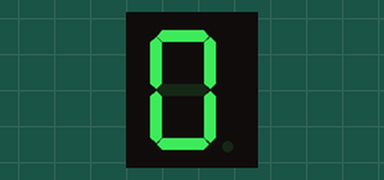
Simulated run of this sketch. Board: Arduino Uno, built with avr-gcc and run on an emulated ATmega328P. Parts: 1-digit seven-segment display. Wiring (inferred from the names in the program): 1-digit 7-segment display, segments lit when HIGH: segments pin 7, pin 8, pin 9, pin 10, pin 11, pin 12, pin 13. The segment pins are drawn as the display they are named for.

Above: at 0.1 s.
At 0.6 s:
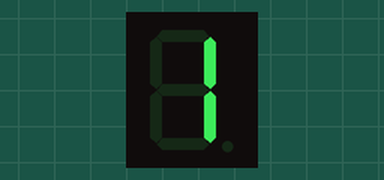
At 2.6 s:
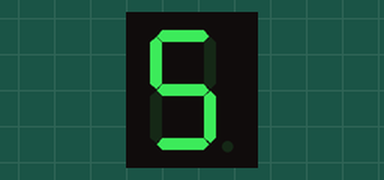
At 4.6 s:
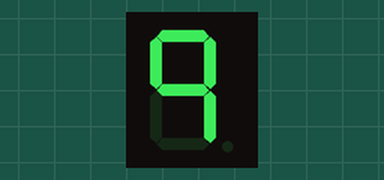
At 6.1 s:
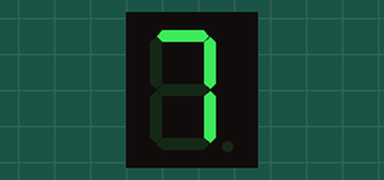
At 8.1 s:
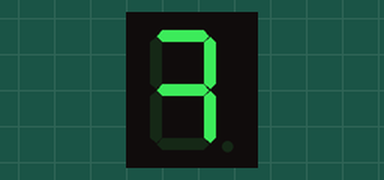

The sketch:

display_aa.ino
```cpp
int a = 7, b = 8, c = 9, d = 10, e = 11, f = 12, g = 13;
void setup() {
  pinMode (a, OUTPUT),
          pinMode (b, OUTPUT),
          pinMode (c, OUTPUT),
          pinMode (d, OUTPUT),
          pinMode (e, OUTPUT),
          pinMode (f, OUTPUT),
          pinMode (g, OUTPUT);
}

void loop() {
  for (int numero = 0; numero <= 9; numero++) {
    display(numero);
    delay(500);

  }
  for (int numero = 9; numero >= 0; numero--) {
    display(numero);
    delay(500);
  }
}
void display(int numero) {

  switch (numero) {
    case 0:
      digitalWrite(a, 1);
      digitalWrite(b, 1);
      digitalWrite(c, 1);
      digitalWrite(d, 1);
      digitalWrite(e, 1);
      digitalWrite(f, 1);
      digitalWrite(g, 0);
      break;
    case 1:
      digitalWrite(a, 0);
      digitalWrite(b, 1);
      digitalWrite(c, 1);
      digitalWrite(d, 0);
      digitalWrite(e, 0);
      digitalWrite(f, 0);
      digitalWrite(g, 0);
      break;
    case 2:
      digitalWrite(a, 0);
      digitalWrite(b, 1);
      digitalWrite(c, 1);
      digitalWrite(d, 0);
      digitalWrite(e, 0);
      digitalWrite(f, 0);
      digitalWrite(g, 0);
      break;
    case 3:
      digitalWrite(a, 1);
      digitalWrite(b, 1);
      digitalWrite(c, 1);
      digitalWrite(d, 0);
      digitalWrite(e, 0);
      digitalWrite(f, 0);
      digitalWrite(g, 1);
      break;
    case 4:
      digitalWrite(a, 0);
      digitalWrite(b, 1);
      digitalWrite(c, 1);
      digitalWrite(d, 0);
      digitalWrite(e, 0);
      digitalWrite(f, 1);
      digitalWrite(g, 1);
      break;
    case 5:
      digitalWrite(a, 1);
      digitalWrite(b, 0);
      digitalWrite(c, 1);
      digitalWrite(d, 1);
      digitalWrite(e, 0);
      digitalWrite(f, 1);
      digitalWrite(g, 1);
      break;
    case 6:
      digitalWrite(a, 1);
      digitalWrite(b, 0);
      digitalWrite(c, 1);
      digitalWrite(d, 1);
      digitalWrite(e, 1);
      digitalWrite(f, 1);
      digitalWrite(g, 1);
      break;
    case 7:
      digitalWrite(a, 1);
      digitalWrite(b, 1);
      digitalWrite(c, 1);
      digitalWrite(d, 0);
      digitalWrite(e, 0);
      digitalWrite(f, 0);
      digitalWrite(g, 0);
      break;
    case 8:
      digitalWrite(a, 1);
      digitalWrite(b, 1);
      digitalWrite(c, 1);
      digitalWrite(d, 1);
      digitalWrite(e, 1);
      digitalWrite(f, 1);
      digitalWrite(g, 1);
      break;
    case 9:
      digitalWrite(a, 1);
      digitalWrite(b, 1);
      digitalWrite(c, 1);
      digitalWrite(d, 0);
      digitalWrite(e, 0);
      digitalWrite(f, 1);
      digitalWrite(g, 1);
      break;
  }
}
```

Measured:
- by itself, everything shown: repeats every 10.0 s, in 16 steps
- what the display in image 1 shows lasts 1.0 s, from 0.5 s to 1.5 s
- what the display in image 2 shows lasts 0.5 s, from 2.5 s to 3.0 s
